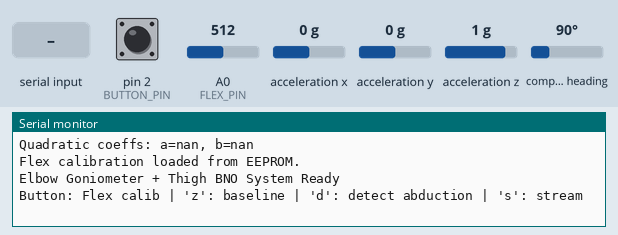
A sketch run on a simulated Arduino Uno, built with avr-gcc and run on an emulated ATmega328P. Parts: the last lines printed to the serial monitor. The inputs (shaded band) are chosen by the test bench; at power-on: pin 2 (BUTTON_PIN) HIGH, A0 (FLEX_PIN) = 512, acceleration x 0 g, acceleration y 0 g, acceleration z 1 g, compass heading 90°. EEPROM starts erased.

Above: at 1.2 s.
1.3 s: pin 2 (BUTTON_PIN) pulled LOW for 0.15 s
At 2.0 s:
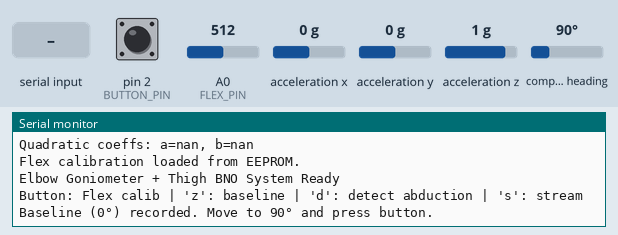
2.9 s: "z" received over Serial
At 4.5 s:
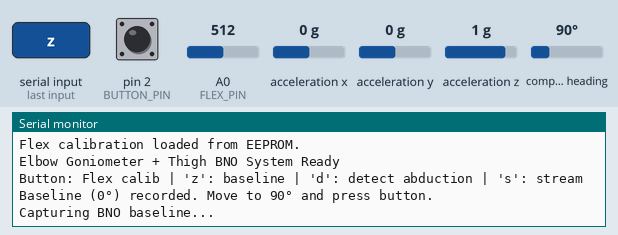
5.9 s: pin 2 (BUTTON_PIN) pulled LOW for 1 s
At 7.5 s:
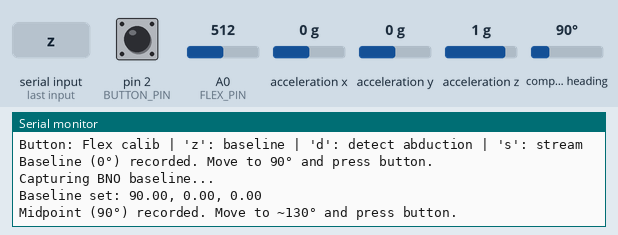
8.4 s: "d" received over Serial
At 8.8 s:
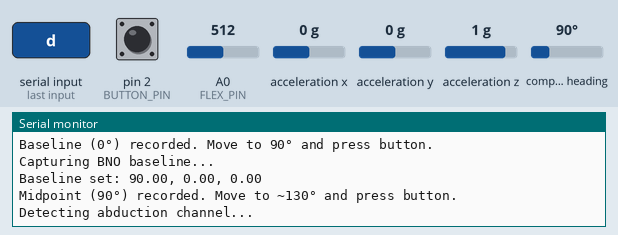

Measured:
- after the input at 1.3 s, the serial monitor: prints a new line after 0.17 s (image 1)
- after the input at 2.9 s, the serial monitor: prints a new line after 0.17 s (image 2)
- after the input at 5.9 s, the serial monitor: prints a new line after 1.0 s (image 3)
- after the input at 8.4 s, the serial monitor: prints a new line after 0.11 s (image 4)

The sketch:

gonio_final_rotation.ino
```cpp
#include <EEPROM.h>
#include <SoftwareSerial.h>
#include <Wire.h>
#include <Adafruit_Sensor.h>
#include <Adafruit_BNO055.h>
#include <utility/imumaths.h>

// ----------------- Pin Definitions -----------------
#define FLEX_PIN   A0
#define BUTTON_PIN 2
#define EEPROM_ADDR 0
#define EEPROM_MID_ADDR (EEPROM_ADDR + sizeof(int))
#define EEPROM_MAX_ADDR (EEPROM_MID_ADDR + sizeof(int))

// ----------------- Bluetooth -----------------
SoftwareSerial BTSerial(10, 11); // RX, TX

// ----------------- Flex Variables -----------------
int baselineFlex = 0;
int midFlex = 0;
int flexMax = 0;
int calibState = 0;

float a=0, b=0, c=0;

// ----------------- BNO055 Variables -----------------
Adafruit_BNO055 bno = Adafruit_BNO055(55);
const int BA = 200;
const int DETECT_SAMPLES = 150;
const int SMOOTH_N = 6;

float baseline_euler[3] = {0,0,0};
int abduction_channel = -1;
int rotation_channel = -1;
float smoothA_buf[SMOOTH_N];
float smoothR_buf[SMOOTH_N];
int smooth_idx = 0;

// ----------------- Flags -----------------
bool flexCalibrated = false;
bool bnoBaselineSet = false;
bool bnoChannelDetected = false;
bool isCalibrating = false;

// ----------------- Setup -----------------
void setup() {
  Serial.begin(115200);
  BTSerial.begin(9600);
  pinMode(FLEX_PIN, INPUT);
  pinMode(BUTTON_PIN, INPUT_PULLUP);

  if (!bno.begin()) {
    Serial.println("BNO055 not detected. Check wiring.");
    while (1) delay(10);
  }
  bno.setExtCrystalUse(true);

  EEPROM.get(EEPROM_ADDR, baselineFlex);
  EEPROM.get(EEPROM_MID_ADDR, midFlex);
  EEPROM.get(EEPROM_MAX_ADDR, flexMax);
  if (baselineFlex && midFlex && flexMax) {
    computeQuadratic();
    flexCalibrated = true;
    Serial.println("Flex calibration loaded from EEPROM.");
  }

  Serial.println("Elbow Goniometer + Thigh BNO System Ready");
  Serial.println("Button: Flex calib | 'z': baseline | 'd': detect abduction | 's': stream");
}

// ----------------- Loop -----------------
void loop() {
  int flexRaw = analogRead(FLEX_PIN);

  if (digitalRead(BUTTON_PIN) == LOW) {
    delay(50);
    while (digitalRead(BUTTON_PIN) == LOW);
    isCalibrating = true;
    handleFlexCalibration(flexRaw);
  }

  if (Serial.available()) {
    char c = Serial.read();
    if (c == 'z') {
      isCalibrating = true;
      captureBaseline();
      bnoBaselineSet = true;
      isCalibrating = false;
    } else if (c == 'd') {
      isCalibrating = true;
      detectAbductionChannel();
      bnoChannelDetected = true;
      isCalibrating = false;
    } else if (c == 's') {
      if (!bnoBaselineSet || !bnoChannelDetected) {
        Serial.println("Run 'z' and 'd' first!");
      } else {
        Serial.println("Streaming flexion + abduction + rotation...");
      }
    }
  }

  // Main angle computation
  if (!isCalibrating && flexCalibrated && bnoBaselineSet && bnoChannelDetected) {
    int correctedFlex = flexRaw - baselineFlex;
    float elbowAngle = a*correctedFlex*correctedFlex + b*correctedFlex + c;
    elbowAngle = constrain(elbowAngle, 0, 130);

    imu::Vector<3> e = bno.getVector(Adafruit_BNO055::VECTOR_EULER);
    float v[3] = {e.x(), e.y(), e.z()};

    float rawA = v[abduction_channel];
    float rawR = v[rotation_channel];

    float abductionAngle = angleDifference(rawA, baseline_euler[abduction_channel]);
    float rotationAngle  = angleDifference(rawR, baseline_euler[rotation_channel]);

    // Smooth both
    smoothA_buf[smooth_idx] = abductionAngle;
    smoothR_buf[smooth_idx] = rotationAngle;
    smooth_idx = (smooth_idx + 1) % SMOOTH_N;
    float sumA=0, sumR=0;
    for (int i=0;i<SMOOTH_N;i++) {
      sumA += smoothA_buf[i];
      sumR += smoothR_buf[i];
    }
    float smoothedA = sumA / SMOOTH_N;
    float smoothedR = sumR / SMOOTH_N;

    // Print
    Serial.print("F:");
    Serial.print(elbowAngle, 1);
    Serial.print(", A:");
    Serial.print(smoothedA, 1);
    Serial.print(", R:");
    Serial.println(smoothedR, 1);

    BTSerial.print("F:");
    BTSerial.print(elbowAngle, 1);
    BTSerial.print(", A:");
    BTSerial.print(smoothedA, 1);
    BTSerial.print(", R:");
    BTSerial.println(smoothedR, 1);
  }
  delay(200);
}

// ----------------- Flex Calibration -----------------
void handleFlexCalibration(int flexRaw) {
  if (calibState == 0) {
    baselineFlex = flexRaw;
    EEPROM.put(EEPROM_ADDR, baselineFlex);
    calibState = 1;
    Serial.println("Baseline (0°) recorded. Move to 90° and press button.");
  } else if (calibState == 1) {
    midFlex = flexRaw;
    EEPROM.put(EEPROM_MID_ADDR, midFlex);
    calibState = 2;
    Serial.println("Midpoint (90°) recorded. Move to ~130° and press button.");
  } else if (calibState == 2) {
    flexMax = flexRaw;
    EEPROM.put(EEPROM_MAX_ADDR, flexMax);
    calibState = 0;
    computeQuadratic();
    flexCalibrated = true;
    Serial.println("Max (130°) recorded. Calibration complete!");
    isCalibrating = false;
  }
}

// ----------------- Compute Quadratic -----------------
void computeQuadratic() {
  c = 0;
  float x1 = midFlex - baselineFlex;
  float y1 = 90;
  float x2 = flexMax - baselineFlex;
  float y2 = 130;
  b = (y1*x2*x2 - y2*x1*x1) / (x2*x1*x2 - x1*x2*x1);
  a = (y1 - b*x1) / (x1*x1);
  Serial.print("Quadratic coeffs: a="); Serial.print(a);
  Serial.print(", b="); Serial.println(b);
}

// ----------------- BNO Functions -----------------
void captureBaseline() {
  Serial.println("Capturing BNO baseline...");
  float sum[3] = {0,0,0};
  for (int i=0;i<BA;i++){
    imu::Vector<3> e = bno.getVector(Adafruit_BNO055::VECTOR_EULER);
    sum[0] += e.x(); sum[1] += e.y(); sum[2] += e.z();
    delay(12);
  }
  for (int i=0;i<3;i++) baseline_euler[i] = sum[i]/BA;
  Serial.print("Baseline set: ");
  Serial.print(baseline_euler[0]); Serial.print(", ");
  Serial.print(baseline_euler[1]); Serial.print(", ");
  Serial.println(baseline_euler[2]);
}

void detectAbductionChannel() {
  Serial.println("Detecting abduction channel...");
  float mean[3]={0,0,0}, sqsum[3]={0,0,0};
  for (int i=0;i<DETECT_SAMPLES;i++){
    imu::Vector<3> e = bno.getVector(Adafruit_BNO055::VECTOR_EULER);
    float v[3]={e.x(), e.y(), e.z()};
    for (int k=0;k<3;k++){
      mean[k]+=v[k];
      sqsum[k]+=v[k]*v[k];
    }
    delay(12);
  }
  float var[3];
  for (int k=0;k<3;k++){
    mean[k]/=DETECT_SAMPLES;
    var[k]=sqsum[k]/DETECT_SAMPLES - mean[k]*mean[k];
  }
  int best=0;
  if (var[1]>var[best]) best=1;
  if (var[2]>var[best]) best=2;
  abduction_channel=best;

  // Automatically assign rotation channel (different axis)
  rotation_channel = (best == 0) ? 2 : 0;

  Serial.print("Detected abduction channel: ");
  if (best==0) Serial.println("Heading (yaw)");
  if (best==1) Serial.println("Roll");
  if (best==2) Serial.println("Pitch");

  Serial.print("Rotation channel set to: ");
  if (rotation_channel==0) Serial.println("Heading (yaw)");
  if (rotation_channel==1) Serial.println("Roll");
  if (rotation_channel==2) Serial.println("Pitch");
}

// ----------------- Utility -----------------
float angleDifference(float a, float b) {
  float diff = a - b;
  while (diff > 180.0) diff -= 360.0;
  while (diff < -180.0) diff += 360.0;
  return diff;
}
```
